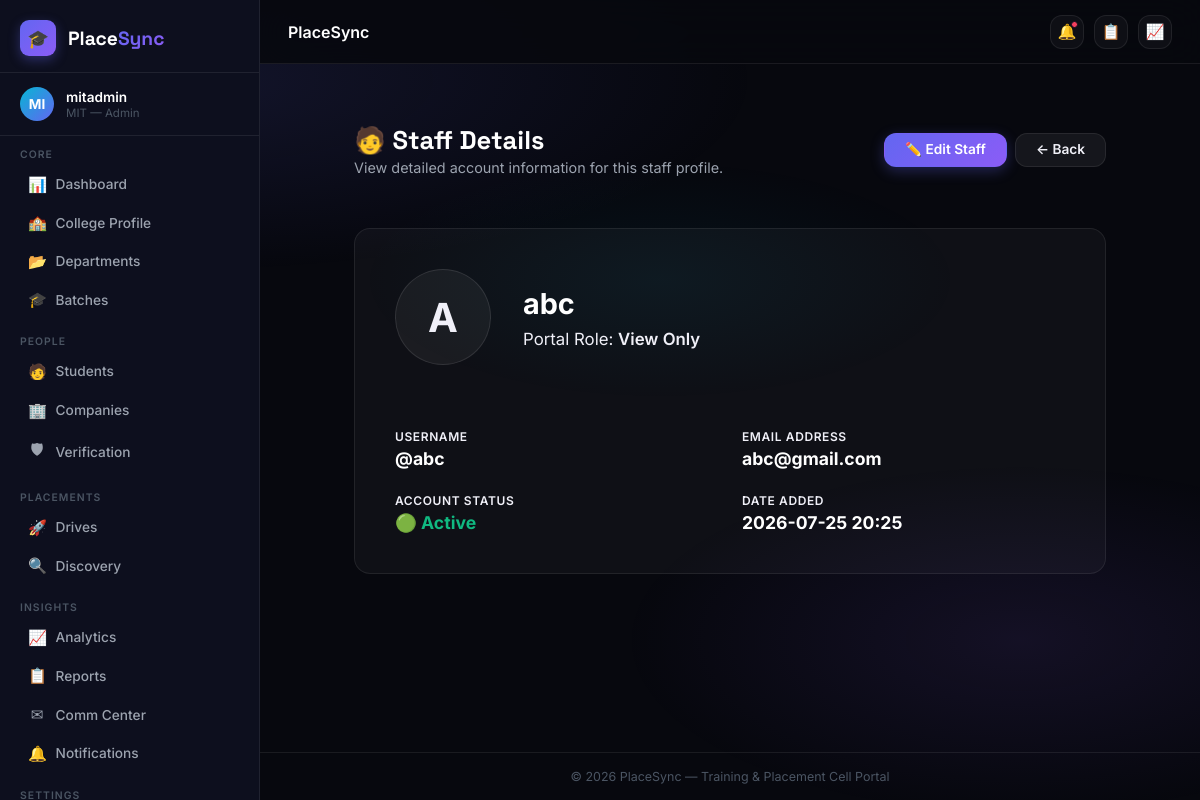
Screenshot of /dashboard/access/staff/1/ (signed in) with the database file from the repository.
### accounts/models.py (models this page shows, shortened)
class User(AbstractUser):
    class Role(models.TextChoices):
        COLLEGE_ADMIN = 'COLLEGE_ADMIN', 'College Admin'
        STUDENT = 'STUDENT', 'Student'
    role = models.CharField(
        max_length=20,
        choices=Role.choices,
        default=Role.STUDENT
    )
    college = models.ForeignKey(
        'colleges.College',
        on_delete=models.SET_NULL,
        null=True,
        blank=True,
        related_name='users'
    )
    must_change_password = models.BooleanField(default=False)

### colleges/models.py (models this page shows, shortened)
class College(models.Model):
    name = models.CharField(max_length=255, unique=True)
    code = models.CharField(max_length=50, unique=True, help_text="Unique college code or abbreviation")
    address = models.TextField(blank=True)
    website = models.URLField(blank=True)
    created_at = models.DateTimeField(auto_now_add=True)
    logo = models.ImageField(upload_to='college_logos/', blank=True, null=True)
    university = models.CharField(max_length=255, blank=True)
    email = models.EmailField(blank=True)
    phone = models.CharField(max_length=20, blank=True)
    linkedin = models.URLField(blank=True, verbose_name="LinkedIn")
    twitter = models.URLField(blank=True, verbose_name="Twitter")
    instagram = models.URLField(blank=True, verbose_name="Instagram")

### staff_permissions/models.py (models this page shows, shortened)
class StaffMember(models.Model):
    class RoleChoices(models.TextChoices):
        EDITOR = 'EDITOR', 'Editor'
        VIEW_ONLY = 'VIEW_ONLY', 'View Only'
    user = models.OneToOneField(settings.AUTH_USER_MODEL, on_delete=models.CASCADE, related_name='staff_profile')
    college = models.ForeignKey('colleges.College', on_delete=models.CASCADE, related_name='staff_members')
    role = models.CharField(max_length=20, choices=RoleChoices.choices)
    profile_picture = models.ImageField(upload_to='staff_photos/', blank=True, null=True)
    created_at = models.DateTimeField(auto_now_add=True)
    updated_at = models.DateTimeField(auto_now=True)

### staff_permissions/views.py (the view)
# urls.py: path('staff/<int:pk>/', StaffDetailView.as_view(), name='staff_detail'),
class StaffDetailView(CollegeAdminRequiredMixin, View):
    template_name = 'staff_permissions/staff_detail.html'
    def get(self, request, pk, *args, **kwargs):
        college = request.user.college
        staff = get_object_or_404(StaffMember, pk=pk, college=college)
        return render(request, self.template_name, {
            'staff': staff,
        })

### staff_permissions/templatetags/staff_tags.py (called while the page is built)
@register.filter(name='has_perm_filter')
def has_perm_filter(user, permission_name):
    if not user or not user.is_authenticated:
        return False
    return has_staff_permission(user, permission_name)

@register.filter(name='is_college_admin_filter')
def is_college_admin_filter(user):
    if not user or not user.is_authenticated:
        return False
    return is_college_admin(user)

### staff_permissions/utils.py (called while the page is built, shortened)
def is_college_admin(user):
    if not user.is_authenticated:
        return False
    if user.is_superuser:
        return True
    if getattr(user, 'role', '') == 'COLLEGE_ADMIN':
        return not hasattr(user, 'staff_profile')
    return False

def has_staff_permission(user, permission_name):
    if not user.is_authenticated:
        return False
    if is_college_admin(user):
        return True

### staff_permissions/views.py (called while the page is built)
    def dispatch(self, request, *args, **kwargs):
        if not request.user.is_authenticated:
            return self.handle_no_permission()
        if not is_college_admin(request.user):
            return render(request, 'staff_permissions/403.html', status=403)
        return super().dispatch(request, *args, **kwargs)

### templates/staff_permissions/staff_detail.html (shortened to what this page needs)
{% extends 'base.html' %}
{% block content %}
<div class="container" style="flex: 1; padding: 2rem 1.5rem; max-width: 800px;">
    <div class="dashboard-header" style="border-bottom: none; margin-bottom: 2rem; display: flex; justify-content: space-between; align-items: center; flex-wrap: wrap; gap: 1rem;">
        <div>
            <h1 class="dashboard-title">🧑 Staff Details</h1>
            <p class="dashboard-welcome">View detailed account information for this staff profile.</p>
        </div>
        <div style="display: flex; gap: 0.5rem;">
            <a href="{% url 'staff_permissions:staff_update' pk=staff.pk %}" class="btn btn-primary" style="padding: 0.55rem 1.25rem;">✏️ Edit Staff</a>
            <a href="{% url 'staff_permissions:staff_list' %}" class="btn btn-secondary" style="padding: 0.55rem 1.25rem;">&larr; Back</a>
        </div>
    </div>
    <div class="card-panel" style="margin-top: 0; padding: 2.5rem; display: flex; flex-direction: column; gap: 2rem;">
        <div style="display: flex; align-items: center; gap: 2rem; flex-wrap: wrap;">
            {% if staff.profile_picture %}
                <img src="{{ staff.profile_picture.url }}" alt="Profile Photo" style="width: 96px; height: 96px; border-radius: 50%; object-fit: cover; border: 2px solid var(--primary);">
            {% else %}
                <div style="width: 96px; height: 96px; border-radius: 50%; background: rgba(255,255,255,0.05); border: 1px solid rgba(255,255,255,0.1); display: flex; align-items: center; justify-content: center; font-size: 2.5rem; color: var(--text-muted); font-weight: 700;">
                    {{ staff.user.first_name|first|default:staff.user.username|first|upper }}
                </div>
            {% endif %}
            <div>
                <h2 style="font-size: 1.8rem; font-weight: 700; color: #fff; margin: 0;">{{ staff.user.get_full_name|default:staff.user.username }}</h2>
                <p style="margin: 0.5rem 0 0 0; color: var(--text-secondary); font-size: 1.05rem;">
                    Portal Role:
                    {% if staff.role == 'EDITOR' %}
                        <span style="font-weight: 600; color: var(--primary);">Editor</span>
                    {% else %}
                        <span style="font-weight: 600; color: var(--text-secondary);">View Only</span>
                    {% endif %}
                </p>
            </div>
        </div>
        <div style="display: grid; grid-template-columns: repeat(auto-fit, minmax(240px, 1fr)); gap: 1.5rem; border-top: 1px solid var(--card-border); padding-top: 2rem;">
            <div>
                <span style="color: var(--text-muted); display: block; font-size: 0.75rem; text-transform: uppercase; letter-spacing: 0.05em; font-weight: 600;">Username</span>
                <strong style="color: #fff; font-size: 1.1rem; display: block; margin-top: 0.25rem;">@{{ staff.user.username }}</strong>
            </div>
            <div>
                <span style="color: var(--text-muted); display: block; font-size: 0.75rem; text-transform: uppercase; letter-spacing: 0.05em; font-weight: 600;">Email Address</span>
                <strong style="color: #fff; font-size: 1.1rem; display: block; margin-top: 0.25rem;">{{ staff.user.email }}</strong>
            </div>
            <div>
                <span style="color: var(--text-muted); display: block; font-size: 0.75rem; text-transform: uppercase; letter-spacing: 0.05em; font-weight: 600;">Account Status</span>
                <strong style="font-size: 1.1rem; display: block; margin-top: 0.25rem;">
                    {% if staff.user.is_active %}
                        <span style="color: var(--success);">🟢 Active</span>
                    {% else %}
                        <span style="color: var(--danger);">🔴 Inactive</span>
                    {% endif %}
                </strong>
            </div>
            <div>
                <span style="color: var(--text-muted); display: block; font-size: 0.75rem; text-transform: uppercase; letter-spacing: 0.05em; font-weight: 600;">Date Added</span>
                <strong style="color: #fff; font-size: 1.1rem; display: block; margin-top: 0.25rem;">{{ staff.created_at|date:"Y-m-d H:i" }}</strong>
            </div>
        </div>
    </div>
</div>
{% endblock %}

### templates/base.html (shortened to what this page needs)
{% load static %}
{% load staff_tags %}
<!DOCTYPE html>
<html lang="en">
<head>
    <link rel="stylesheet" href="{% static 'css/style.css' %}">
</head>
<body>
{% if user.is_authenticated %}
<div class="app-layout">
    <aside class="sidebar" role="navigation" aria-label="Main navigation">
        <a href="{% url 'dashboard:index' %}" class="sidebar-brand">
            <div class="sidebar-brand-icon">🎓</div>
            <div class="sidebar-brand-text">Place<span>Sync</span></div>
        </a>
        <div class="sidebar-user">
            <div class="sidebar-avatar">{{ user.username|slice:":2"|upper }}</div>
            <div class="sidebar-user-info">
                <div class="sidebar-user-name">{{ user.username }}</div>
                <div class="sidebar-user-role">{{ user.college.code }} — Admin</div>
            </div>
        </div>
        {% if request.user|has_perm_filter:"dashboard.view" or request.user|has_perm_filter:"system_settings.view" %}
        <div class="sidebar-section">
            <div class="sidebar-section-label">Core</div>
            <ul class="sidebar-nav">
                {% if request.user|has_perm_filter:"dashboard.view" %}
                <li><a href="{% url 'dashboard:index' %}"         class="sidebar-link"><span class="sidebar-link-icon">📊</span> Dashboard</a></li>
                {% endif %}
                {% if request.user|has_perm_filter:"system_settings.view" %}
                <li><a href="{% url 'colleges:profile_detail' %}" class="sidebar-link"><span class="sidebar-link-icon">🏫</span> College Profile</a></li>
                <li><a href="{% url 'departments:list' %}"        class="sidebar-link"><span class="sidebar-link-icon">📂</span> Departments</a></li>
                <li><a href="{% url 'batches:list' %}"            class="sidebar-link"><span class="sidebar-link-icon">🎓</span> Batches</a></li>
                {% endif %}
            </ul>
        </div>
        {% endif %}
        {% if request.user|has_perm_filter:"students.view" or request.user|has_perm_filter:"opportunity_discovery.view" %}
        <div class="sidebar-section">
            <div class="sidebar-section-label">People</div>
            <ul class="sidebar-nav">
                {% if request.user|has_perm_filter:"students.view" %}
                <li><a href="{% url 'students:list' %}"                   class="sidebar-link"><span class="sidebar-link-icon">🧑</span> Students</a></li>
                {% endif %}
                {% if request.user|has_perm_filter:"opportunity_discovery.view" %}
                <li><a href="{% url 'companies:list' %}"                  class="sidebar-link"><span class="sidebar-link-icon">🏢</span> Companies</a></li>
                <li><a href="{% url 'companies:verification_dashboard' %}" class="sidebar-link"><span class="sidebar-link-icon">🛡</span> Verification</a></li>
                {% endif %}
            </ul>
        </div>
        {% endif %}
        {% if request.user|has_perm_filter:"placement_drives.view" or request.user|has_perm_filter:"opportunity_discovery.view" %}
        <div class="sidebar-section">
            <div class="sidebar-section-label">Placements</div>
            <ul class="sidebar-nav">
                {% if request.user|has_perm_filter:"placement_drives.view" %}
                <li><a href="{% url 'placements:list' %}"    class="sidebar-link"><span class="sidebar-link-icon">🚀</span> Drives</a></li>
                {% endif %}
                {% if request.user|has_perm_filter:"opportunity_discovery.view" %}
                <li><a href="{% url 'opportunities:list' %}" class="sidebar-link"><span class="sidebar-link-icon">🔍</span> Discovery</a></li>
                {% endif %}
            </ul>
        </div>
        {% endif %}
        {% if request.user|has_perm_filter:"reports.view" or request.user|has_perm_filter:"messages.view" or request.user|has_perm_filter:"notifications.view" %}
        <div class="sidebar-section">
            <div class="sidebar-section-label">Insights</div>
            <ul class="sidebar-nav">
                {% if request.user|has_perm_filter:"reports.view" %}
                <li><a href="{% url 'analytics:dashboard' %}"         class="sidebar-link"><span class="sidebar-link-icon">📈</span> Analytics</a></li>
                <li><a href="{% url 'reports:dashboard' %}"           class="sidebar-link"><span class="sidebar-link-icon">📋</span> Reports</a></li>
                {% endif %}
                {% if request.user|has_perm_filter:"messages.view" %}
                <li><a href="{% url 'communication:dashboard' %}"     class="sidebar-link"><span class="sidebar-link-icon">✉</span> Comm Center</a></li>
                {% endif %}
                {% if request.user|has_perm_filter:"notifications.view" %}
                <li><a href="{% url 'communication:notifications' %}" class="sidebar-link"><span class="sidebar-link-icon">🔔</span> Notifications</a></li>
                {% endif %}
            </ul>
        </div>
        {% endif %}
        <div class="sidebar-section">
            <div class="sidebar-section-label">Settings</div>
        </div>
    </aside>
    <div class="main-area">
        <header class="topbar">
            <span class="topbar-title">{% block topbar_title %}PlaceSync{% endblock %}</span>
            <div class="topbar-actions">
                <a href="{% url 'communication:notifications' %}" class="topbar-btn" title="Notifications">
                    🔔<span class="topbar-notif-dot"></span>
                </a>
                <a href="{% url 'reports:dashboard' %}"   class="topbar-btn" title="Reports">📋</a>
                <a href="{% url 'analytics:dashboard' %}" class="topbar-btn" title="Analytics">📈</a>
            </div>
        </header>
        <main class="page-content" id="main-content">
{% endif %}
{% block content %}{% endblock %}
{% if user.is_authenticated %}
        </main>
        <footer class="footer">
            &copy; 2026 PlaceSync &mdash; Training &amp; Placement Cell Portal
        </footer>
    </div>
</div>
{% else %}
</div>
{% endif %}
</body>
</html>

### rows the page displays
User: username "MI", username "mitadmin", college.code "MIT"
StaffMember: user.first_name|first "A", user.get_full_name "abc", user.username "abc", user.email "abc@gmail.com", created_at "2026-07-25 20:25"
